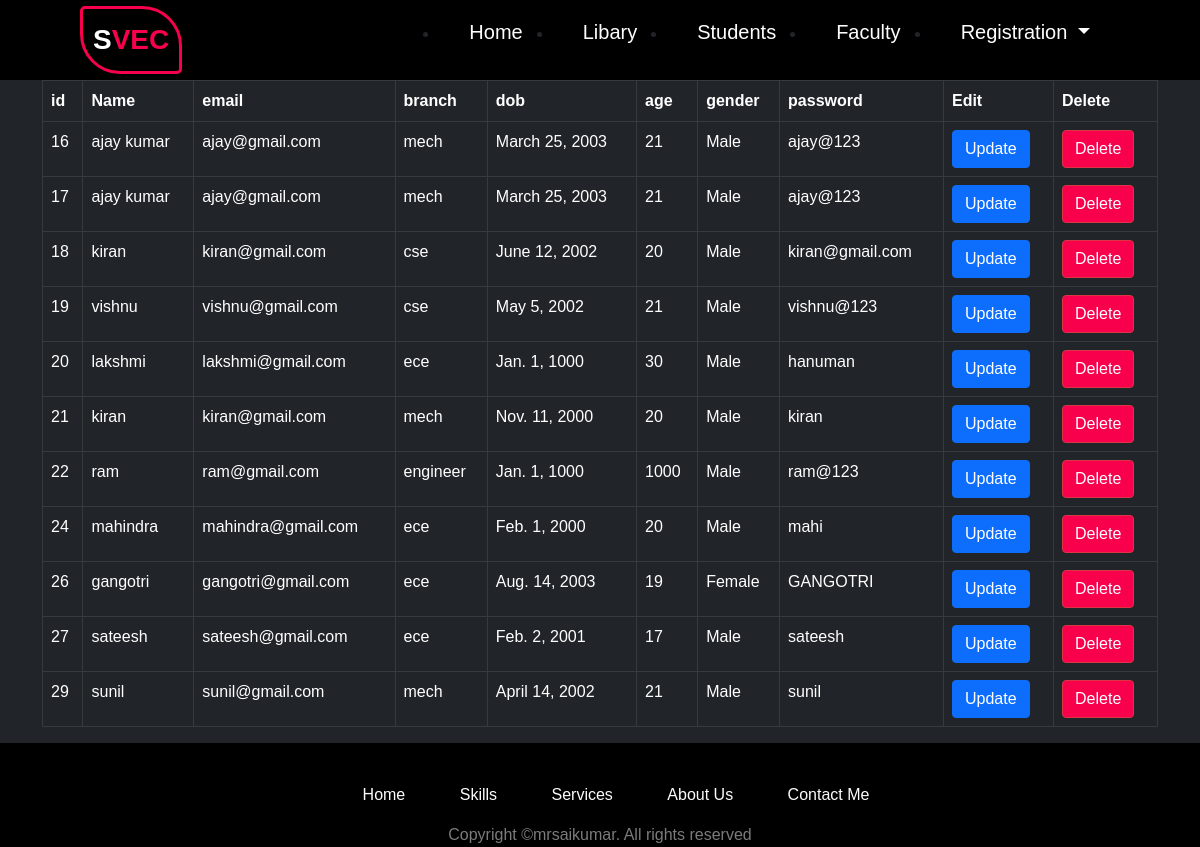
Before: /student/data with the older database file.
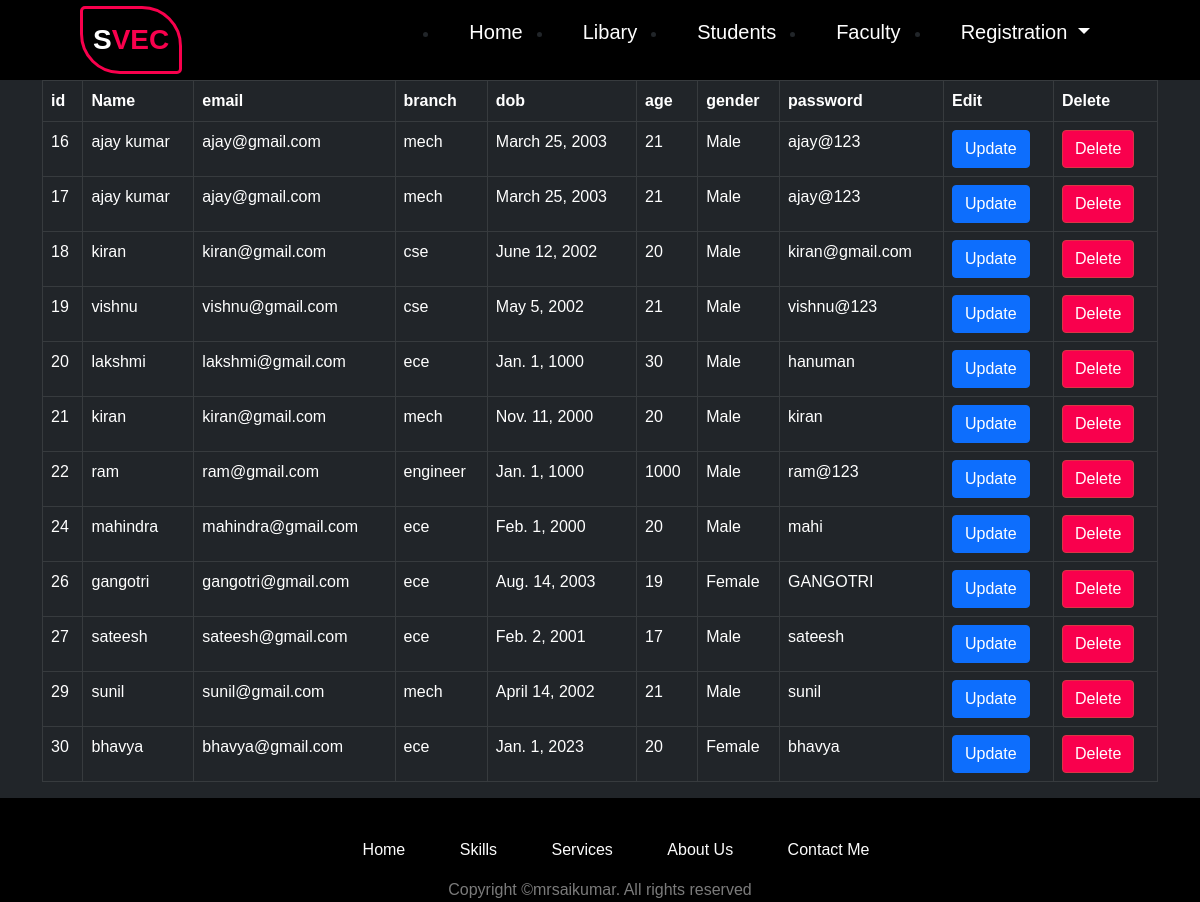
After: the same page with the newer database file.
### student/models.py (models this page shows, shortened)
class register(models.Model):
    studentName = models.CharField(max_length=10)
    mail = models.EmailField()
    password = models.CharField(max_length=8)
    gender_list = [('Male', 'Male'),('Female','Female')]
    gender = models.CharField(choices=gender_list,max_length=7 ,null=True,blank=True)
    age = models.IntegerField(null=True,blank=True)
    dob = models.DateField(null=True,blank=True)
    branch = models.CharField(max_length=7,null=True,blank=True)

### student/views.py (the view)
# urls.py: path('student/data',views.studentData,name='data'),
def studentData(request):
    data = register.objects.all()
    return render(request,'result.html',{'data' : data})

### student/templates/result.html (shortened to what this page needs)
{% extends 'base.html' %}
{%block content%}
    <div class="container scrollme" >
        <table class="table table-resposive table-bordered table-dark">
            <tr >
                <th>id</th>
                <th>Name</th>
                <th>email</th>
                <th>branch</th>
                <th>dob</th>
                <th>age</th>
                <th>gender</th>
                <th>password</th>
                <th>Edit</th>
                <th>Delete</th>
            </tr>
            {% for obj in data%}
                <tr>
                    <td>{{obj.id}}</td>
                    <td>{{obj.studentName}}</td>
                    <td>{{obj.mail}}</td>
                    <td>{{obj.branch}}</td>
                    <td>{{obj.dob}}</td>
                    <td>{{obj.age}}</td>
                    <td>{{obj.gender}}</td>
                    <td>{{obj.password}}</td>
                    <td><a href="{% url 'update' obj.id %}" class="btn btn-primary ">Update</a></td>
                    <td><a href="{% url 'delete' obj.id %}" class="btn btn-danger">Delete</a></td>
                </tr>
            {% endfor %}
        </table>
    </div>
{% endblock %}

### student/templates/base.html (shortened to what this page needs)
{% load static %}
<!doctype html>
<html lang="en">
  <head>
    <link href="https://cdn.jsdelivr.net/npm/bootstrap@5.0.2/dist/css/bootstrap.min.css" rel="stylesheet">
    <link rel="stylesheet" type="text/css" href="{% static 'css/style.css' %}">
  </head>
  <body class="bg-dark">
    <header>
      <div class="logo">S<span>VEC</span></div>
      <nav class="nav-bar">
          <ul>
              <li><a class="nav-item"   href="http://127.0.0.1:8000/">Home</a></li>
              <li><a class="nav-item" href="http://127.0.0.1:8000/student/library/">Libary</a></li>
              <li><a class="nav-item" href="http://127.0.0.1:8000/student/data">Students</a></li>
              <li><a class="nav-item" href="http://127.0.0.1:8000/faculty/data/">Faculty</a></li>
              <li class="dropdown nav-item" data-bs-theme="dark">
                  <a  class=" dropdown-toggle " href="#" role="button" id="dropdownMenuLink" data-bs-toggle="dropdown" aria-haspopup="true" aria-expanded="false">
                    Registration
                  </a>
              </li>
          </ul>
      </nav>
  </header>
{% block content%}{%endblock%}
    <div class="footer">
      <div class="social-links">
          <ul>
              <li class="social-icons"><a href="https://www.instagram.com/mrsaikumar_________9/"></a></li>
              <li class="social-icons"><a href="https://www.facebook.com/profile.php?id=100057530707742"></a></li>
              <li class="social-icons"><a href="https://twitter.com/mrsaikumar_7"></a></li>
              <li class="social-icons"><a href="https://www.linkedin.com/in/sai-kumar-yadav-pappaka-778928222/"></a></li>
          </ul>
      </div>
      <div class="quick-links">
          <ul>
              <li class="quick-items"><a href="#">Home</a></li>
              <li class="quick-items"><a href="#">Skills</a></li>
              <li class="quick-items"><a href="#">Services</a></li>
              <li class="quick-items"><a href="#">About Us</a></li>
              <li class="quick-items"><a href="#">Contact Me</a></li>
          </ul>
      </div>
      <div class="outer-footer">
          Copyright &copy;mrsaikumar. All rights reserved
      </div>
    </div>
  </body>
</html>

### static/css/style.css (style rules this page uses)
* { padding: 0; margin: 0; font-family: 'Josefin Sans', sans-serif; box-sizing: border-box; }
body { background-color: rgb(0,0,0,0.8) }
header { width: 100%; height: 80px; background:black; display: flex; align-items: center; justify-content: space-between; padding: 0 125px; }
.logo { color: #fefefe; border-style: solid; border-color:#f9004d; border-radius: 5px 40px; padding: 10px; font-weight: bold; font-size: 28px; letter-spacing: 2; font-family:'Lucida Sans', 'Lucida Sans Regular', 'Lucida Grande', 'Lucida Sans Unicode', Geneva, Verdana, sans-serif; }
.nav-bar ul { display: flex; background: none; }
.nav-bar ul li a { display: block; color: #fefefe; font-size: 20px; padding: 10px 25px; background:none; transition: 2s; margin: 0 5px; background: none; text-decoration: none; }
@media only screen and (max-width: 1320px) { header { padding: 0 80px; } }
span { color:#f9004d; }
.footer { height: 20%; background-color:rgb(0,0,0) ; display: flex; flex-direction: column; align-items: center; justify-content: space-around; }
.footer ul li { list-style-type: none; display: inline; padding: 10px 25px; background: none; }
.quick-links a { text-decoration: none; color: #fcfcfc; background: none; justify-content: center; }
.quick-links { background:none; display: flex; align-self: center; }
.footer .outer-footer { color: whitesmoke; opacity: 50%; }
.scrollme { overflow-x: auto; }
.btn-danger { background-color: #f9004d; }

Changed rows visible on the page:
added register: id "30", studentName "bhavya", mail "bhavya@gmail.com", branch "ece", dob "Jan. 1, 2023", age "20", gender "Female", password "bhavya"
